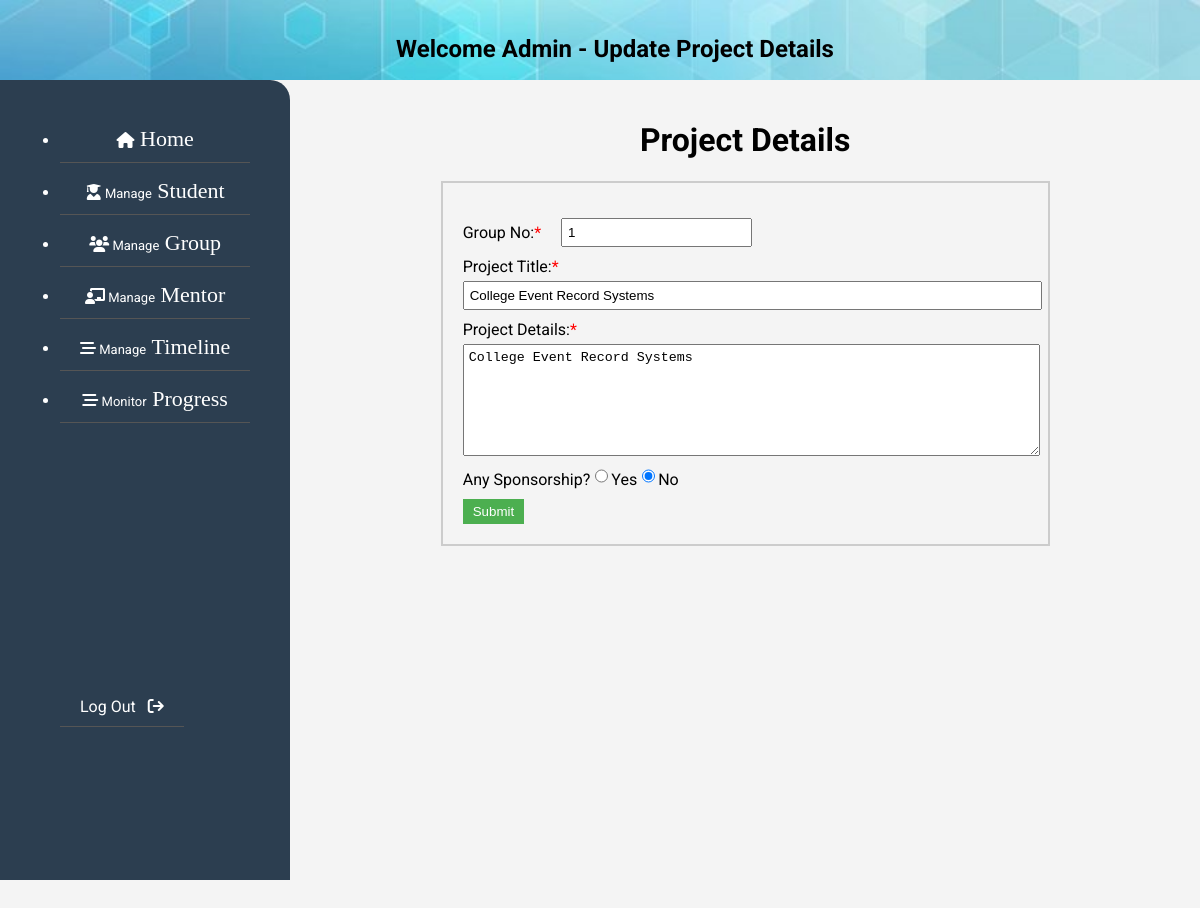
The page /Admin/projectupd.php?groupId=40 on the database its author committed.
### tables this page shows
CREATE TABLE `grouptable` (
  `id` int(11) NOT NULL,
  `groupno` int(4) NOT NULL,
  `mentorid` int(4) NOT NULL,
  `projecttitle` varchar(50) NOT NULL,
  `projectdetail` varchar(255) NOT NULL,
  `sponsershipname` varchar(50) NOT NULL,
  `sponsershipdetail` varchar(255) NOT NULL,
  `year` varchar(4) NOT NULL
);

### Admin/projectupd.php (the view, shortened to what this page needs)
<!DOCTYPE html>
<html lang="en">
<head>
    <link rel="stylesheet" href="https://cdnjs.cloudflare.com/ajax/libs/font-awesome/6.0.0-beta3/css/all.min.css" />
</head>
<?php
include 'config.php';
$year = $_GET['year'];
$groupId = $_GET['groupId'];
$selectQuery = "SELECT * FROM grouptable WHERE id = $groupId";
$Result = mysqli_query($con, $selectQuery);
$row = mysqli_fetch_assoc($Result)
?>
<body>
    <header>
        <h2> Welcome Admin - Update Project Details</h2>
    </header>
    <div id="container">
        <div id="sidebar">
            <div id="menu">
                <ul>
                    <li><a href="newhome.php?year=<?php echo $year; ?>"><i class="fas fa-home"></i><span
                                style="font-size:22px;font-family: 'cursive';">&nbsp;Home</span></a></li>
                    <li><a><i class="fas fa-user-graduate"></i><span style="font-size:13px;"> Manage</span><span
                                style="font-size:22px;font-family: 'cursive';">&nbsp;Student</span></a>
                    </li>
                    <li><a href="groupmanagement.php?year=<?php echo $year; ?>"><i class="fas fa-users"></i><span
                                style="font-size:13px;"> Manage</span><span
                                style="font-size:22px;font-family: 'cursive';">&nbsp;Group</span></a></li>
                    <li><a href="menmanagement.php?year=<?php echo $year; ?>"><i
                                class="fas fa-chalkboard-teacher"></i><span style="font-size:13px;"> Manage</span><span
                                style="font-size:22px;font-family: 'cursive';">&nbsp;Mentor</a></li>
                    <li><a><i class="fas fa-stream"></i><span style="font-size:13px;"> Manage</span><span
                                style="font-size:22px;font-family: 'cursive';">&nbsp;Timeline</span></a>
                    </li>
                    <li><a><i class="fas fa-stream"></i><span style="font-size:13px;"> Monitor</span><span
                                style="font-size:22px;font-family: 'cursive';">&nbsp;Progress</span></a>
                    </li>
                </ul>
            </div>
            <br><br><br><br><br><br>
            <div id="menu">
                <ul style="  list-style-type: none;">
                    <li><a href="../index.php?year=<?php echo $year; ?>">Log Out&nbsp;&nbsp;&nbsp;<i
                                class="fas fa-sign-out"></i></a></li>
                </ul>
            </div>
        </div>
        <div id="content">
            <h1>Project Details</h1>
            <form method="POST">
                <div style="display:flex;margin-top:10px;">
                    <label for="weekNo">Group No:<span style="color:red;">*</span></label>
                    <input type="text" id="weekNo" name="groupno" value="<?php echo $row['groupno']; ?>"
                        style="width:auto;margin-left:20px">
                </div>
                <label for="weekNo">Project Title:<span style="color:red;">*</span></label>
                <input type="text" id="weekNo" name="projectt" required value="<?php echo $row['projecttitle']; ?>">
                <label for="details">Project Details:<span style="color:red;">*</span></label>
                <textarea id="details" name="detailss" required><?php echo $row['projectdetail']; ?></textarea>
                <div style="display:flex">
                    <label for="sponsors">Any Sponsorship? </label>
                    <input type="radio" id="yes" name="sponsorship" value="yes">
                    <label for="yes">Yes</label>
                    <input type="radio" id="no" name="sponsorship" value="no" checked>
                    <label for="no">No</label>
                </div>
                <input type="submit" name="submit" value="Submit">
            </form>
        </div>
    </div>
</body>
</html>

### Admin/projectupd.php (style rules this page uses)
body { font-family: 'Roboto', sans-serif; margin: 0; padding: 0; background-color: #f4f4f4; overflow: hidden; }
header { background-color: #dbdbdb; color: #000000; padding: 15px; text-align: center; width: 100%; height: 50px; background-image: url('../images/header.jpg'); background-size: cover; background-repeat: no-repeat; }
#container { display: flex; height: 100vh; }
#content { background-repeat: no-repeat; background-size: 200px; background-position: center; flex-grow: 1; padding: 20px; height: 100%; overflow-x: auto; }
#sidebar { width: max-content; background-color: #2c3e50; color: #fff; padding: 20px; box-sizing: border-box; display: flex; flex-direction: column; border-top-right-radius: 20px; overflow: auto; }
#menu { flex-grow: 1; width: max-content; margin-left: 40px; margin-right: 20px; }
#menu ul { padding-left: 0; }
#menu li { position: relative; }
#menu a { display: block; color: #fff; text-decoration: none; padding: 10px 20px; margin-bottom: 5px; border-bottom: 1px solid #555; text-align: center; }
h1 { text-align: center; }
form { border: 2px solid #ccc; padding: 20px; box-sizing: border-box; width: 70%; margin: 0 auto; margin-bottom: 200px; }
label { display: block; margin-top: 10px; }
input[type="text"], input[type="date"] { width: 100%; padding: 5px; margin-top: 5px; }
textarea { width: 100%; padding: 5px; margin-top: 5px; height: 100px; }
input[type="submit"] { margin-top: 10px; background-color: #4CAF50; color: white; padding: 5px 10px; border: none; cursor: pointer; }

### rows shown on the page
grouptable: groupno "1", projectt "College Event Record Systems", detailss "College Event Record Systems"
